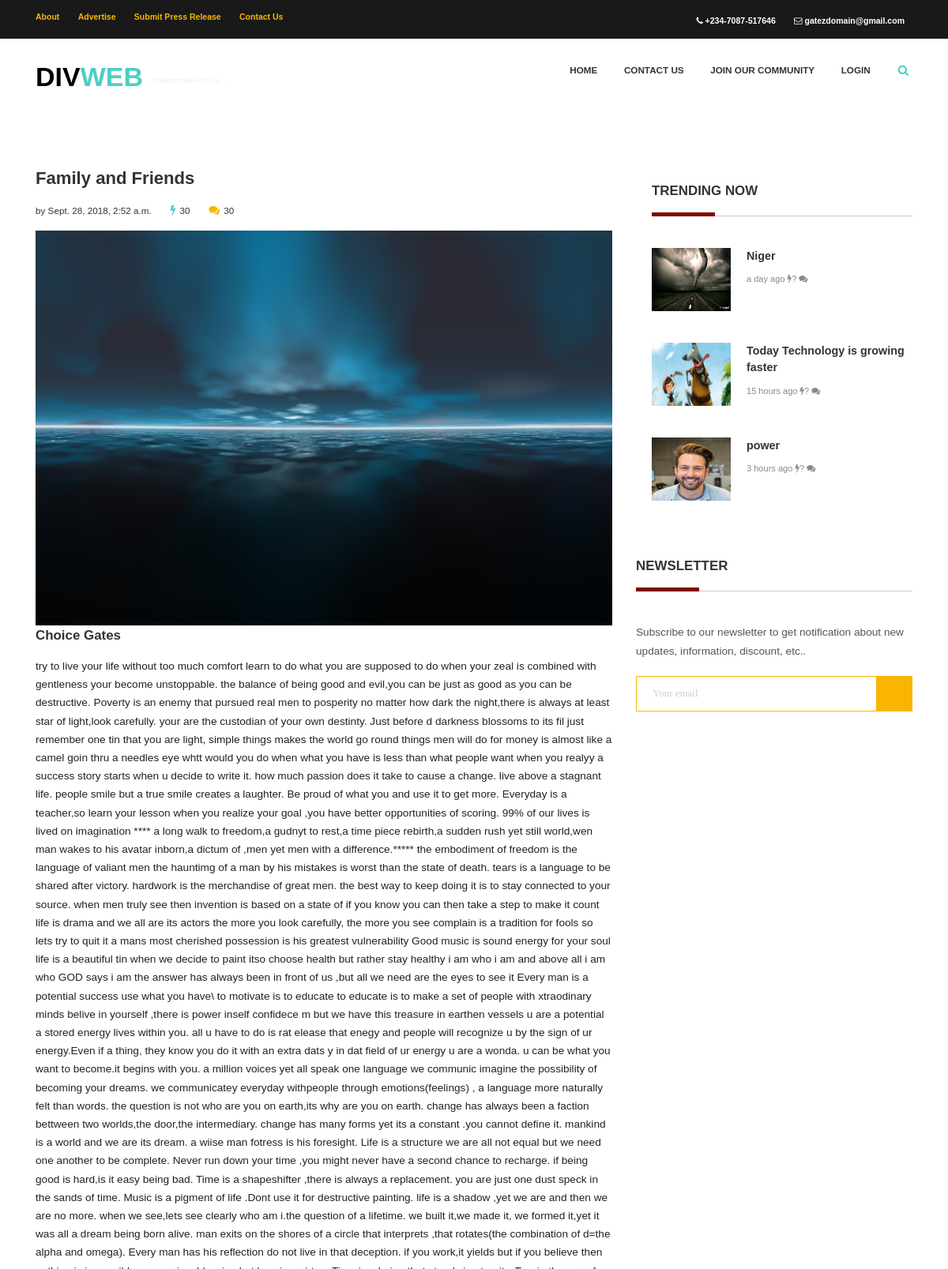
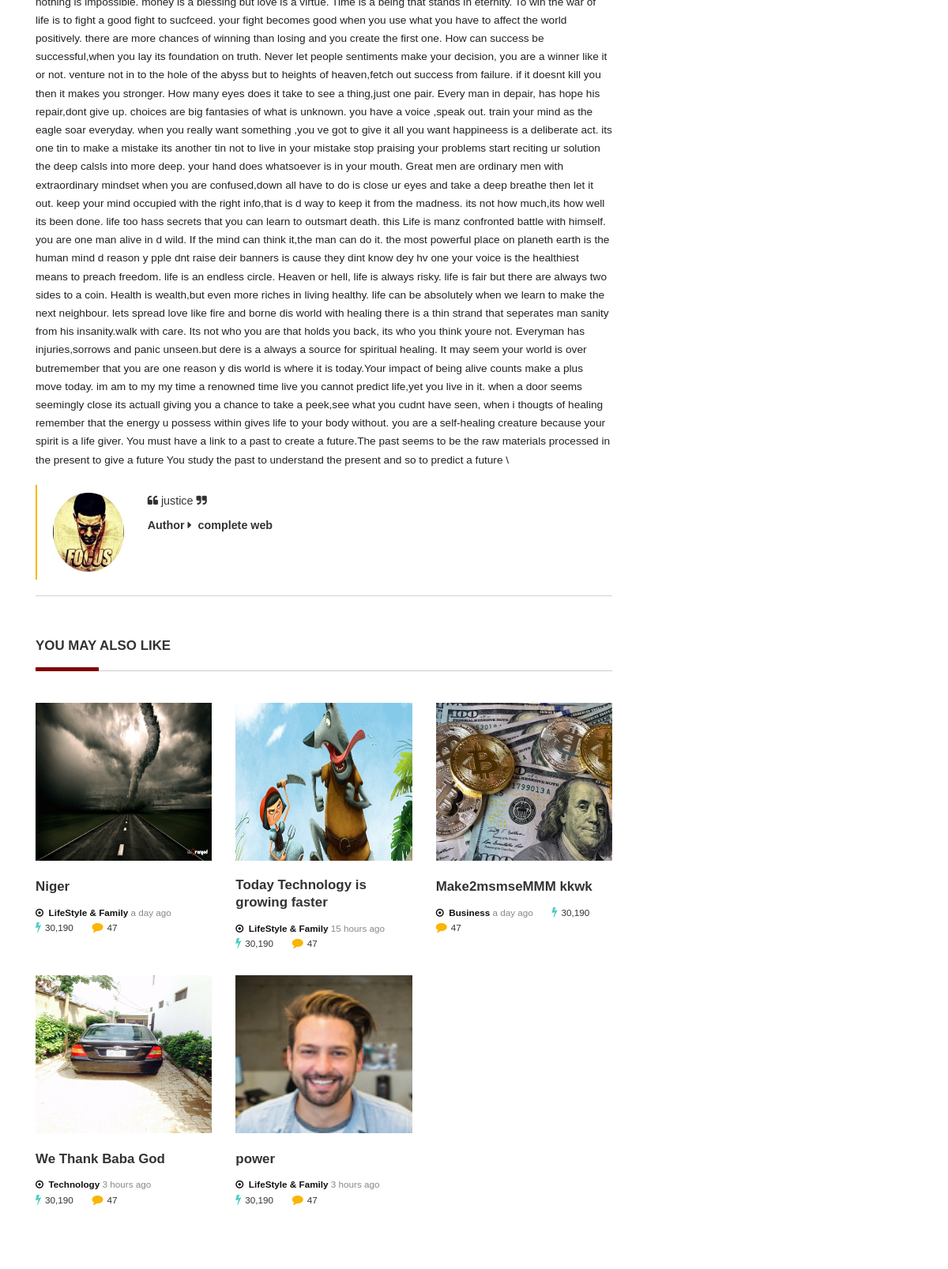
/site/home/Family and Friends (upper part), run on the app's committed database (2 pictures, top to bottom).
### divwapp/models.py (models this page shows, shortened)
class TimeStampsMixin(models.Model):
    last_modified = models.DateTimeField(auto_now=True)
    created_on    = models.DateTimeField(auto_now_add=True)
    class Meta:
        abstract = True

class Post(TimeStampsMixin):
    category = models.ForeignKey(Category, on_delete=models.CASCADE)
    topic    = models.CharField(_("Topic"), max_length=255, unique=True)
    header1  = models.CharField(_("First Heading"), max_length=255, unique=True, null=True, blank=True)
    content  = models.TextField(_("Content"), max_length=10000)
    slug     = models.SlugField(unique=True, null=True, blank=True)
    photos   = models.ImageField(upload_to=storagedir)
    links    = models.URLField(blank=True, null=True)
    post_by  = models.ForeignKey(settings.AUTH_USER_MODEL, on_delete=models.CASCADE)
    class Meta:
        verbose_name='Post'
        verbose_name_plural="Posts"
        get_latest_by = "id"

class UserProfile(models.Model):
    author   =  models.OneToOneField(settings.AUTH_USER_MODEL, on_delete=models.CASCADE,
                primary_key=True)
    bio      =  models.TextField(_("About Author"), max_length=100)
    picture  =  models.ImageField(upload_to=photo_storagedir, blank=True, null=True)

class Category(TimeStampsMixin):
    name = models.CharField(_("Category Name"), unique=True, max_length=255, blank=False, null=False)
    def __str__(self):
        return self.name
    class Meta(object):
        verbose_name="Category"
        verbose_name_plural = "Categories"

### divwapp/views.py (the view)
# urls.py: url(r"^home/(?P<pk>[0-9A-Za-z_\-\s]+)$", getpost, name="getpost"),
def getpost(request, pk=None):
    req_post = get_object_or_404(Post, topic=pk)
    posts    = Post.objects.all().exclude(pk=req_post.id)[:6]
    related_posts = Post.objects.filter(category=req_post.category).exclude(pk=req_post.id)[:6]
    categories = Category.objects.all()
    head_post = Post.objects.all().first()
    last_p = Post.objects.latest()
    try:
        profile = get_object_or_404(UserProfile, pk=req_post.post_by)
    except:
        profile=None
    return render(request, "website/requested_post.html", locals())

### divwapp/templates/website/requested_post.html (shortened to what this page needs)
{% extends "layouts/base.html" %}
{% block content %}
  {% autoescape on %}
   <h3 class="mt-30"><b>{{req_post.topic}}</b></h3>
      <ul class="list-li-mr-20 mtb-15">
        <li>
          by <b>{{ author | capfirst }} </b>
          {{ req_post.last_modified }}
        </li>
        <li>
          <i style="color: #4ECDC4;" class="color-primary mr-5 font-12 fa fa-flash"></i>30
        </li>
        <li>
          <i class="color-primary mr-5 font-12 fa fa-comments"></i>30
        </li>
      </ul>
      <img src="{{ req_post.photos.url }}" alt=""  height="500" width="450" />
      <h4><b>{{req_post.header1}}</b></h4>
      <p class="mtb-15" style="color:#222">
      {{ req_post.content}}
    </p>
    {% endautoescape%}
  {% endblock %}

### divwapp/templates/layouts/base.html (shortened to what this page needs)
<!DOCTYPE html>
{% load static %}
<html lang="en">
  <head>
    {%include "includes/website_index/static_files.html" %}
  </head>
  <body>
    {%autoescape on%}
    <header>
      {% include "includes/website_index/navs.html" %}
    </header>
    <section>
      <div class="container">
        <div class="row">
          <div class="col-md-12 col-lg-8">
            {% block content %}{% endblock %}
            {%if profile %}
              <div class="quote-primary mtb-20">
                <div class="row">
                  {% if profile.picture %}
                    <div class='col-sm-2 col-md-2'>
                      <img src="{{profile.picture.url}}" height="100" width="100" class="rounded-circle float-right" />
                    </div>
                  {% endif %}
                  <div class="col-sm-10 col-md-10">
                    <h5>
                      <i class="fa fa-quote-left"></i> {{profile.bio}}
                      <i class="fa fa-quote-right"></i>
                    </h5>
                    <h5 class="mt-10"><b> Author <i class="fa fa-caret-right"></i>
                      &nbsp;{{profile.author.get_full_name}}</b></h5>
                </div>
              </div>
            </div>
          {%endif%}
          <div class="brdr-ash-1 opacty-5"></div>
          {% if posts %}
            <h4 class="p-title mt-50"><b>YOU MAY ALSO LIKE</b></h4>
            <div class="row">
              {% for post in posts %}
                <div class="col-sm-4">
                  {% if post.photos %}
                    <img src="{{post.photos.url}}" alt="" height="200" width="350">
                  {%endif%}
                  <h4 class="pt-20">
                    <a href="{% url "getpost" post.topic %}">
                      <b>{{post.topic}}</b>
                    </a>
                  </h4>
                  <ul class="list-li-mr-20 pt-10 mb-30">
                    <li class="color-lite-black">
                      <a href="{% url "getpost" post.topic %}" class="color-black">
                        <b>
                          <i class="fa fa-dot-circle-o"></i>
                          &nbsp;{{post.category}}
                        </b>
                      </a>
                      <span id="momentum">
                      </span>
                    </li>
                    <li>
                      <i style="color: #4ECDC4;" class="color-primary mr-5 font-12 fa fa-flash"></i>30,190
                    </li>
                    <li><i class="color-primary mr-5 font-12 fa fa-comment"></i>47</li>
                  </ul>
                </div>
              {%endfor%}
            </div>
          {% endif%}
        </div>
        <div class="col-md-6 col-lg-4">
          <div class="pl-20 pl-md-0">
            <div class="mtb-50">
              {% include "includes/website_index/related_posts.html" %}
            </div>
          </div>
          <div class="mtb-50 mb-md-0">
            <h4 class="p-title"><b>NEWSLETTER</b></h4>
            <p class="mb-20">Subscribe to our newsletter to get notification about new updates,
              information, discount, etc..</p>
            <form class="nwsltr-primary-1">
              <input placeholder="Your email" type="text">
              <button type="submit"></button>
            </form>
          </div>
        </div>
      </div>
    </div>
</section>
{%endautoescape%}
  </body>
</html>

### divwapp/templates/includes/website_index/related_posts.html (shortened to what this page needs)
{% load static %}
{%if related_posts%}
<h4 class="p-title"><b>TRENDING NOW</b></h4>
{% for post in related_posts %}
  <a class="oflow-hidden pos-relative mb-20 dplay-block" href="{% url "getpost"  post.topic %}">
    <div class="wh-100x abs-tlr">
      {%if post.photos %}
        <img src= "{{post.photos.url}}" height='80' width="50" alt=""/>
      {%endif%}
    </div>
    <div class="ml-120 min-h-100x">
      <h5><b>{{post.topic}}</b></h5>
      <h6 class="color-lite-black pt-10">
        <span id="momentum">
        </span>
        <i class="fa fa-flash"></i>? <i class="fa fa-comments"></i>
      </h6>
    </div>
  </a>
{% endfor %}
{%endif%}

### divwapp/static/css/styles.css (style rules this page uses)
html { font-size: 100%; overflow-x: hidden; width: 100%; margin: 0px; padding: 0px; touch-action: manipulation; }
body { font-size: 14px; font-family: 'Encode Sans Expanded', sans-serif; width: 100%; height: 100%; margin: 0; font-weight: 400; -webkit-font-smoothing: antialiased; -moz-osx-font-smoothing: grayscale; word-wrap: break-word; overflow-x: hidden; color: #333; }
h1, h2, h3, h4, h5, h6, p, a, ul, span, li, img, inpot, button { margin: 0; padding: 0; }
h1,h2,h3,h4,h5,h6 { line-height: 1.5; font-weight: inherit; }
h1,h2,h3 { font-family: 'Encode Sans Expanded', sans-serif; }
p { line-height: 1.7; font-size: 1.05em; font-weight: 400; color: #555; }
h3 { font-size: 1.7em; }
h4 { font-size: 1.3em; }
h5 { font-size: 1.1em; }
h6 { font-size: .85em; }
a, button { display: inline-block; text-decoration: none; color: inherit; line-height: 1.3; -webkit-transition: all .25s ease-in-out; transition: all .25s ease-in-out; }
b { font-weight: 700; }
img { width: 100%; }
li { list-style: none; display: inline-block; line-height: 1.6; font-size: .9em; }
span { display: inline-block; }
button { outline: 0; border: 0; background: none; cursor: pointer; }
::placeholder { color: #ccc; }
header { position: relative; text-align: center; z-index: 1000; font-weight: 600; }
header:after { content:''; clear: both; }
.oflow-hidden { overflow: hidden; }
.dplay-block { display: block; }
.opacty-5 { opacity: .5; }
.pos-relative { position: relative; z-index: 1; }
.abs-tlr { position: absolute; top: 0; left: 0; right: 0; z-index: 1; }
.float-right { float: right!important; }
.font-12 { font-size: 1.2em; }
.color-primary { color: #F9B500; }
.color-black { color: #111; }
.color-lite-black { color: #888; }
.brdr-ash-1 { height: 1px; background: #aaa; }
.nwsltr-primary-1 { position: relative; }
.nwsltr-primary-1 input { height: 45px; display: block; width: 100%; padding: 0 65px 0 20px; border: 1px solid #F9B500; }
.nwsltr-primary-1 button { position: absolute; top: 1px; bottom: 1px; right: 1px; width: 45px; text-align: center; background: #F9B500; color: #000; }
section { padding: 50px 0; }
.p-title { position: relative; padding-bottom: 20px; margin-bottom: 40px; }
.p-title:after { content:''; position: absolute; bottom: 0; left: 0; width: 100%; height: 1px; background: #ccc; }
.p-title:before { content:''; position: absolute; bottom: 0; left: 0; width: 80px; height: 5px; background: #F9B500; z-index: 1; }
.quote-primary { padding: 10px 20px; border-left: 2px solid #F9B500; }
.wh-100x { height: 100px; width: 100px!important; }
.min-h-100x { min-height: 100px!important; }
.list-li-mr-20 > li { margin-right: 20px; }
.mtb-15 { margin-top: 15px!important; margin-bottom: 15px!important; }
.mtb-20 { margin-top: 20px!important; margin-bottom: 20px!important; }
.mtb-50 { margin-top: 50px!important; margin-bottom: 50px!important; }
.mb-20 { margin-bottom: 20px!important; }
.mb-30 { margin-bottom: 30px!important; }
.mt-10 { margin-top: 10px!important; }
.mt-30 { margin-top: 30px!important; }
.mt-50 { margin-top: 50px!important; }
.ml-120 { margin-left: 120px!important; }
.mr-5 { margin-right: 5px!important; }
.pt-10 { padding-top: 10px!important; }
.pt-20 { padding-top: 20px!important; }
.pl-20 { padding-left: 20px!important; }

### divwapp/static/css/style.css (style rules this page uses)
body { box-sizing: border-box; font-size: 13px; word-wrap: break-word; }
input, select { font-family: "Proxima Nova"; }
* { -webkit-box-sizing: border-box; -moz-box-sizing: border-box; box-sizing: border-box; }
.oflow-hidden { padding-top: 0px; padding-bottom: 0px; height: auto; }
.p-title::before { background: maroon; }
a, a:hover, a:focus { text-decoration: none; outline: none; }

### data on the page
Post: topic "Family and Friends", last_modified "Sept. 28, 2018, 2:52 a.m.", photos (picture), header1 "Choice Gates", content "try to live your life without too much comfort learn to do what you are supposed to do when your zeal is combined with gentleness your become unstoppable. the balance of being good and evil,you can be just as good as you can be destructive. Poverty is an enemy that pursued real men to posperity no matter how dark the night,there is always at least star of light,look carefully. your are the custodian of your own destinty. Just before d darkness blossoms to its fil just remember one tin that you are light, simple things makes the world go round things men will do for money is almost like a camel goin thru a needles eye whtt would you do when what you have is less than what people want when…"
UserProfile: picture (picture), bio "justice", author.get_full_name "complete web"
Post: photos (picture), topic "Niger", category "LifeStyle & Family"
Post: photos (picture), topic "Today Technology is growing faster", category "LifeStyle & Family"
Post: photos (picture), topic "Make2msmseMMM kkwk", category "Business"
Post: photos (picture), topic "We Thank Baba God", category "Technology"
Post: photos (picture), topic "power", category "LifeStyle & Family"
